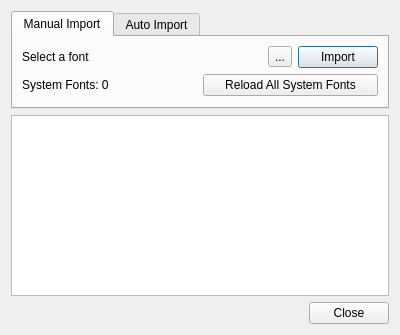
<?xml version="1.0" encoding="UTF-8"?>
<ui version="4.0">
 <class>ShapesAndLayersFontManagerHelperDialog</class>
 <widget class="QDialog" name="ShapesAndLayersFontManagerHelperDialog">
  <property name="geometry">
   <rect>
    <x>0</x>
    <y>0</y>
    <width>400</width>
    <height>335</height>
   </rect>
  </property>
  <property name="windowTitle">
   <string>Font Manager Helper</string>
  </property>
  <layout class="QVBoxLayout" name="verticalLayout">
   <item>
    <widget class="QTabWidget" name="tabWidget">
     <property name="currentIndex">
      <number>0</number>
     </property>
     <widget class="QWidget" name="tab">
      <attribute name="title">
       <string>Manual Import</string>
      </attribute>
      <layout class="QVBoxLayout" name="verticalLayout_2">
       <item>
        <layout class="QHBoxLayout" name="horizontalLayout" stretch="9,1,2">
         <item>
          <widget class="QLabel" name="fontPathLabel">
           <property name="sizePolicy">
            <sizepolicy hsizetype="Preferred" vsizetype="Preferred">
             <horstretch>0</horstretch>
             <verstretch>0</verstretch>
            </sizepolicy>
           </property>
           <property name="text">
            <string>Select a font</string>
           </property>
          </widget>
         </item>
         <item>
          <widget class="QToolButton" name="fontPathBtn">
           <property name="text">
            <string>...</string>
           </property>
           <property name="icon">
            <iconset theme="folder">
             <normaloff>.</normaloff>.</iconset>
           </property>
          </widget>
         </item>
         <item>
          <widget class="QPushButton" name="importFontBtn">
           <property name="sizePolicy">
            <sizepolicy hsizetype="Minimum" vsizetype="Fixed">
             <horstretch>0</horstretch>
             <verstretch>0</verstretch>
            </sizepolicy>
           </property>
           <property name="text">
            <string>Import</string>
           </property>
           <property name="icon">
            <iconset theme="document-import"/>
           </property>
          </widget>
         </item>
        </layout>
       </item>
       <item>
        <layout class="QHBoxLayout" name="horizontalLayout_2">
         <item>
          <widget class="QLabel" name="loadedFontsLabel">
           <property name="text">
            <string>System Fonts: 0</string>
           </property>
          </widget>
         </item>
         <item>
          <widget class="QPushButton" name="reloadSystemFontsBtn">
           <property name="text">
            <string>Reload All System Fonts</string>
           </property>
           <property name="icon">
            <iconset theme="view-refresh"/>
           </property>
          </widget>
         </item>
        </layout>
       </item>
      </layout>
     </widget>
     <widget class="QWidget" name="tab_2">
      <attribute name="title">
       <string>Auto Import</string>
      </attribute>
      <layout class="QVBoxLayout" name="verticalLayout_3">
       <item>
        <layout class="QHBoxLayout" name="horizontalLayout_3">
         <item>
          <widget class="QLabel" name="watchTempFontDirLabel">
           <property name="text">
            <string>Temporary Font Dir</string>
           </property>
          </widget>
         </item>
         <item>
          <widget class="QToolButton" name="watchTempFontDirBtn">
           <property name="text">
            <string>...</string>
           </property>
           <property name="icon">
            <iconset theme="folder"/>
           </property>
          </widget>
         </item>
         <item>
          <widget class="QPushButton" name="toggleWatchTempFontDirBtn">
           <property name="text">
            <string>Start Watching</string>
           </property>
           <property name="icon">
            <iconset theme="media-playback-start"/>
           </property>
          </widget>
         </item>
        </layout>
       </item>
       <item>
        <widget class="QPushButton" name="watchSystemFontDirBtn">
         <property name="text">
          <string>Start Watching System Fonts For Changes</string>
         </property>
         <property name="icon">
          <iconset theme="media-playback-start"/>
         </property>
        </widget>
       </item>
      </layout>
     </widget>
    </widget>
   </item>
   <item>
    <widget class="QListWidget" name="fontList"/>
   </item>
   <item>
    <widget class="QDialogButtonBox" name="buttonBox">
     <property name="orientation">
      <enum>Qt::Horizontal</enum>
     </property>
     <property name="standardButtons">
      <set>QDialogButtonBox::Close</set>
     </property>
    </widget>
   </item>
  </layout>
 </widget>
 <resources/>
 <connections>
  <connection>
   <sender>buttonBox</sender>
   <signal>accepted()</signal>
   <receiver>ShapesAndLayersFontManagerHelperDialog</receiver>
   <slot>accept()</slot>
   <hints>
    <hint type="sourcelabel">
     <x>248</x>
     <y>254</y>
    </hint>
    <hint type="destinationlabel">
     <x>157</x>
     <y>274</y>
    </hint>
   </hints>
  </connection>
  <connection>
   <sender>buttonBox</sender>
   <signal>rejected()</signal>
   <receiver>ShapesAndLayersFontManagerHelperDialog</receiver>
   <slot>reject()</slot>
   <hints>
    <hint type="sourcelabel">
     <x>316</x>
     <y>260</y>
    </hint>
    <hint type="destinationlabel">
     <x>286</x>
     <y>274</y>
    </hint>
   </hints>
  </connection>
 </connections>
</ui>
